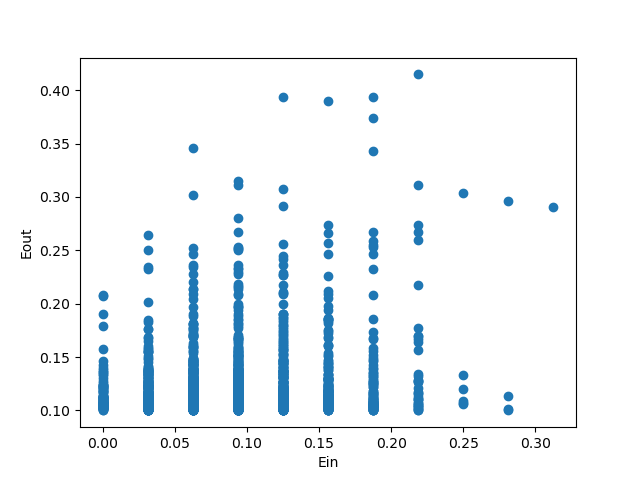

Generate this figure with Python:
import random
import numpy as np
import matplotlib.pyplot as plt

def generate_dataset(size):
    x = sorted([random.uniform(-1, 1) for _ in range(size)])
    y = [np.sign(np.sign(xi)+(2.5 * random.random() - 1.25)) for xi in x]
    # flip_num = random
    # flip_indices = random.sample(range(size), 6)
    # for i in flip_indices: 
    #     y[i] = -y[i]
    return x, y

def hypothesis(x, theta, s):
    return s * np.sign(x - theta)

def calculate_ein(dataset, s, theta):
    x, y = dataset
    error = 0
    for i in range(len(y)):
        if hypothesis(x[i], theta, s) != y[i]:
            error += 1
    return error / len(x)

def decision_stump(dataset):
    x, y = dataset
    x_prime = [(x[i] + x[i+1]) / 2 for i in range(len(x)-1)]
    thetas = [-1] + x_prime
    hypotheses = [(-1, theta) for theta in thetas] + [(1, theta) for theta in thetas]
    # print(hypotheses)
    best_ein = float('inf')
    g = (0, 0)
    for s, theta in hypotheses:
        ein = calculate_ein(dataset, s,theta)
        if ein <= best_ein:
            if ein == best_ein:
                if s * theta < g[0] * g[1]:
                    g = (s, theta)
            else:
                best_ein = ein
                g = (s, theta)
            # print(best_ein, g)
    return g

def calculate_eout(dataset, s, theta):
    x, y = dataset
    error = 0.5 - 0.4 * s + 0.4 * s * abs(theta)
    return error

ein_list = []
eout_list = []
for i in range(2000):
    dataset = generate_dataset(size = 32)
    g = decision_stump(dataset)
    ein = calculate_ein(dataset, g[0], g[1])
    ein_list.append(ein)
    eout = calculate_eout(dataset, g[0], g[1])
    eout_list.append(eout)

plt.scatter(ein_list, eout_list)
plt.xlabel('Ein')
plt.ylabel('Eout')
# plt.show()
plt.savefig('decision_stump_10.png')

median = np.median(np.array(eout_list) - np.array(ein_list))
print('Median of Eout(g) - Ein(g):', median)
